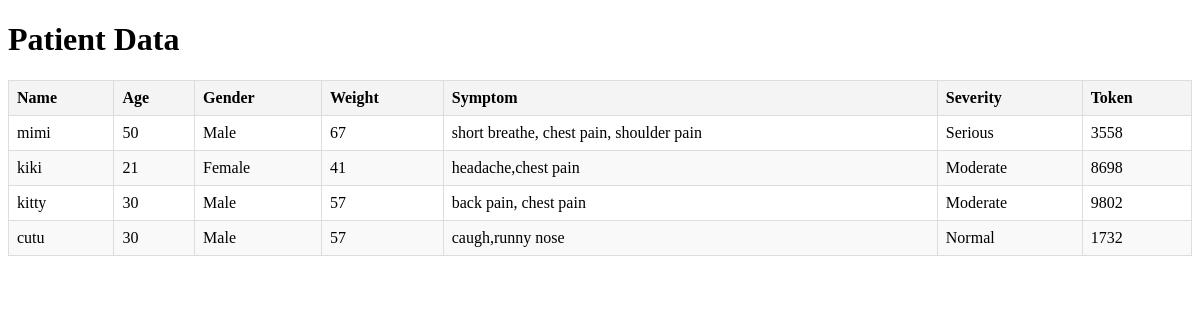
/queue, run on the app's committed database.
### app.py (models this page shows)
class Patient(db.Model):
    id = db.Column(db.Integer, primary_key=True)
    name = db.Column(db.String(10), nullable = False)
    age = db.Column(db.Integer, nullable = False)
    gender = db.Column(db.String(10),  nullable = False)
    weight = db.Column(db.Integer, nullable = False)
    symptom = db.Column(db.String(500),  nullable = False)
    severity = db.Column(db.String(10),  nullable = False)
    token = db.Column(db.Integer,nullable = True,unique = True)

### app.py (the view)
@app.route("/queue")
def patientList():
    patient = Patient.query.all()
    seriousPatients = []
    moderatePatients = []
    normalPatients = []
    for i in patient:
        if i.severity.strip() == "Serious":
            seriousPatients.append(i)
        if i.severity.strip() == "Moderate":
            moderatePatients.append(i)
        if i.severity.strip() == "Normal":
            normalPatients.append(i)
    print(seriousPatients)
    seriousPatients.extend(moderatePatients)
    print(seriousPatients)
    seriousPatients.extend(normalPatients)
    for i in seriousPatients:
        print(i.severity,i.name)
    return render_template("queue.html",patients = seriousPatients)

### templates/queue.html (shortened to what this page needs)
<!DOCTYPE html>
<html lang="en">
<head>
</head>
<body>
    <h1>Patient Data</h1>
    <table>
        <thead>
            <tr>
                <th>Name</th>
                <th>Age</th>
                <th>Gender</th>
                <th>Weight</th>
                <th>Symptom</th>
                <th>Severity</th>
                <th>Token</th>
            </tr>
        </thead>
        <tbody>
            {% for patient in patients %}
            <tr>
                <td>{{ patient.name }}</td>
                <td>{{ patient.age }}</td>
                <td>{{ patient.gender }}</td>
                <td>{{ patient.weight }}</td>
                <td>{{ patient.symptom }}</td>
                <td>{{ patient.severity }}</td>
                <td>{{ patient.token }}</td>
            </tr>
            {% endfor %}
        </tbody>
    </table>
</body>
</html>

### templates/queue.html (style rules this page uses)
table { width: 100%; border-collapse: collapse; }
th, td { border: 1px solid #ddd; padding: 8px; text-align: left; }
th { background-color: #f4f4f4; font-weight: bold; }
tr:nth-child(even) { background-color: #f9f9f9; }

### data on the page
Patient: name "mimi", age "50", gender "Male", weight "67", symptom "short breathe, chest pain, shoulder pain", severity "Serious", token "3558"
Patient: name "kiki", age "21", gender "Female", weight "41", symptom "headache,chest pain", severity "Moderate", token "8698"
Patient: name "kitty", age "30", gender "Male", weight "57", symptom "back pain, chest pain", severity "Moderate", token "9802"
Patient: name "cutu", age "30", gender "Male", weight "57", symptom "caugh,runny nose", severity "Normal", token "1732"
